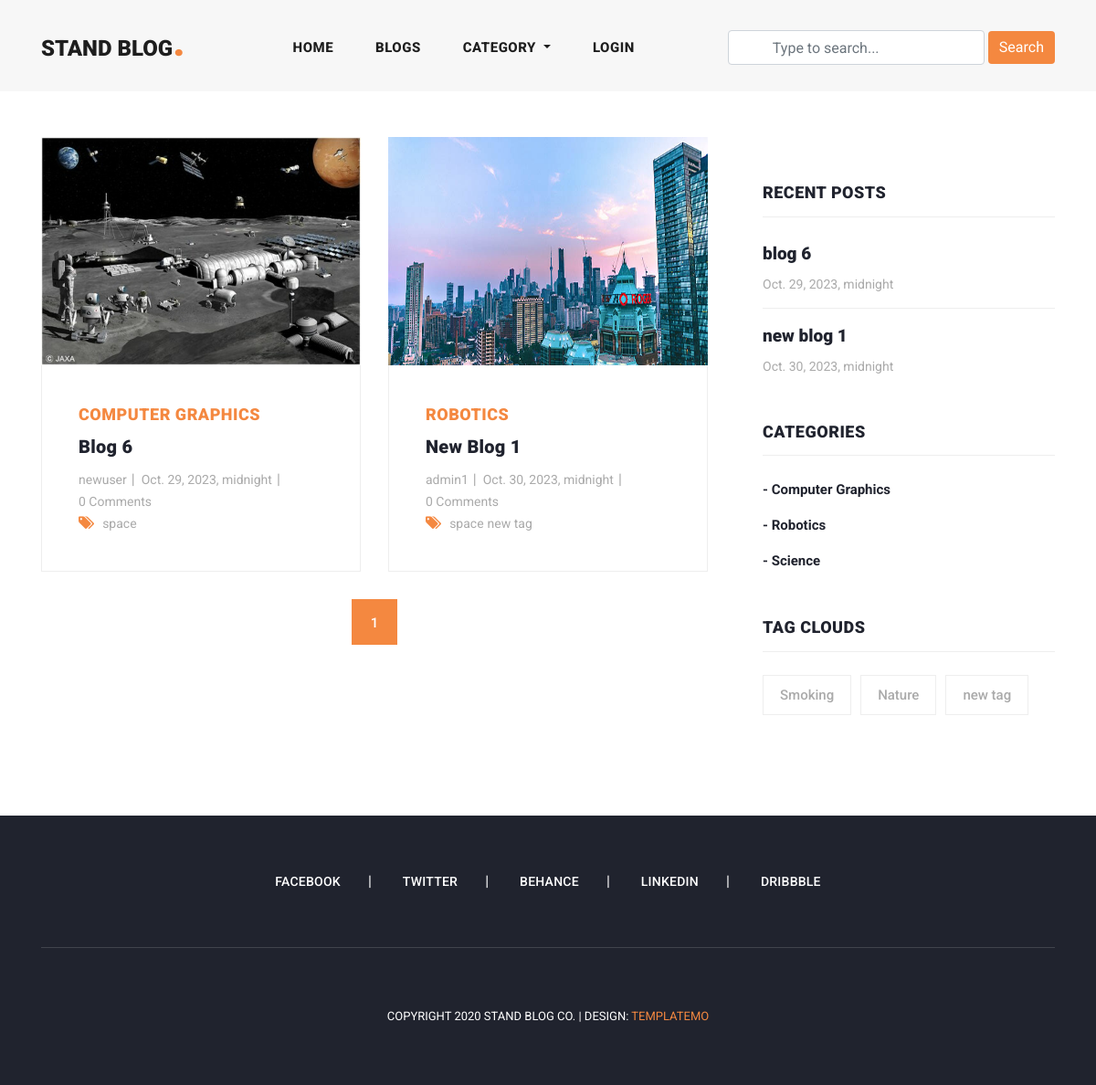
Before: /tag_blogs/space/ with the older database file.
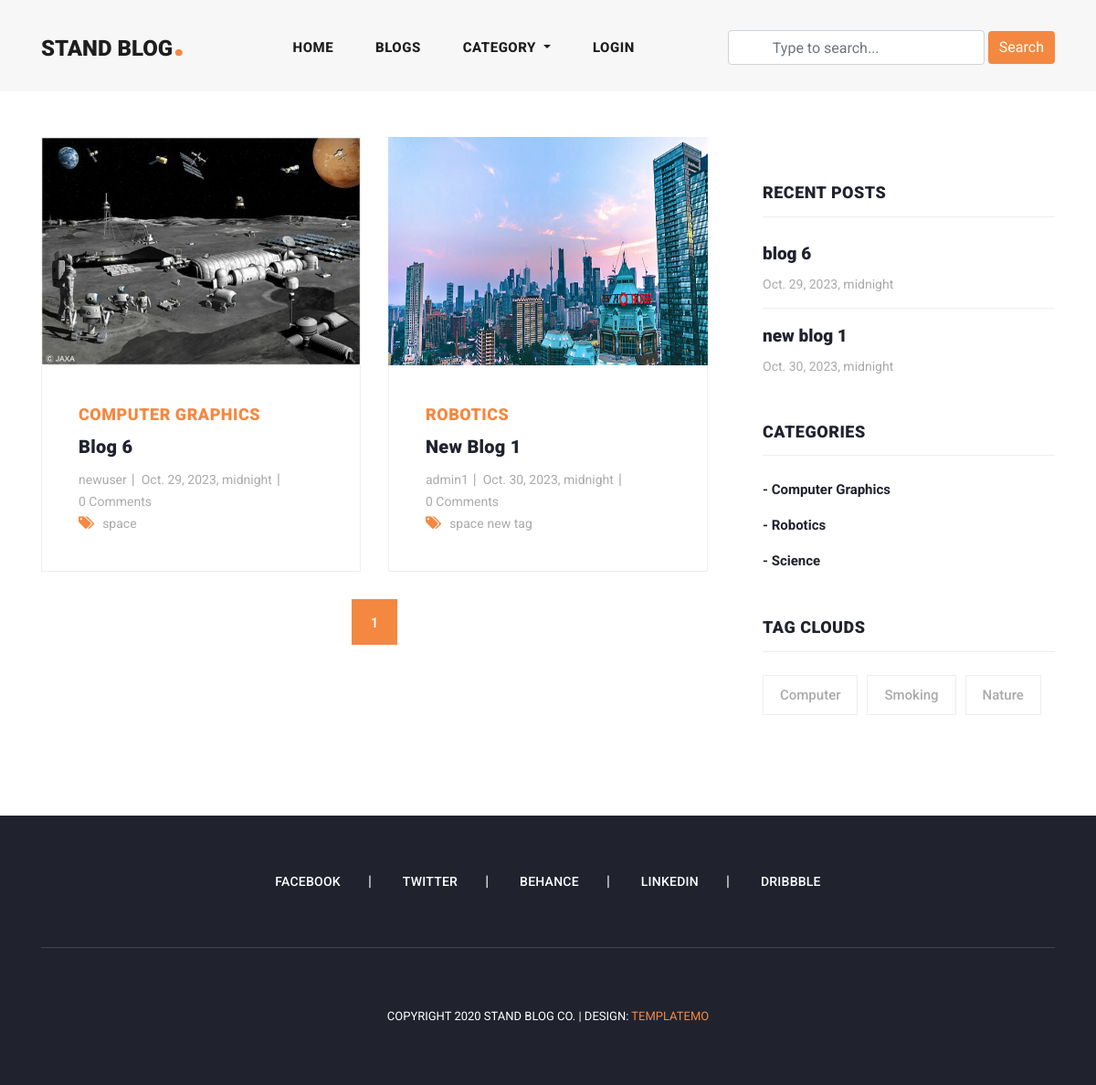
After: the same page with the newer database file.
### blog/models.py (models this page shows, shortened)
class Blog(models.Model):
    user = models.ForeignKey(User, related_name= 'user_blogs', on_delete=models.CASCADE)
    category = models.ForeignKey(Category, related_name= 'category_blogs', on_delete=models.CASCADE)
    tag = models.ManyToManyField(Tag, related_name= 'tag_blogs', blank=True)
    created_date = models.DateTimeField(auto_now_add=True)
    title = models.CharField(max_length=150)
    description = RichTextField()
    slug = models.SlugField(max_length=100, blank=True, null=True)
    banner = models.ImageField(upload_to="blog_banners")
    likes = models.ManyToManyField(User, related_name= 'user_likes', blank=True)

class Category(models.Model):
    class Meta:
        verbose_name_plural = 'categories'
        verbose_name = 'category'
        ordering = ['title']
    title = models.CharField(max_length=150, unique=True)
    slug = models.SlugField(blank=True, null=True)
    created_date = models.DateTimeField(auto_now_add=True)

class Tag(models.Model):
    title = models.CharField(max_length=150)
    slug = models.SlugField(blank=True, null=True)
    created_date = models.DateTimeField(auto_now_add=True)

### user_profile/models.py (models this page shows, shortened)
class User(AbstractUser):
    email = models.EmailField(max_length=150, unique=True, error_messages={'unique': "The email must be unique"})
    profile_image = models.ImageField(null = True, blank = True, upload_to = "profile_images")
    REQUIRED_FIELDS = ["email"]
    object = CustomUserManager()
    followers = models.ManyToManyField("Follow")  # returning string from Follow class to here

### blog/views.py (the view)
# urls.py: path('tag_blogs/<str:slug>/', tag_blogs, name='tag_blogs'),
def tag_blogs(request, slug):
    tag = get_object_or_404(Tag, slug=slug)
    queryset = tag.tag_blogs.all()              # related_name (i.e tag_blogs) of the Tag class in model.py
    all_blogs = Blog.objects.order_by('-created_date')
    tags = Tag.objects.order_by('-created_date')[:3]
    page = request.GET.get('page', 1)
    paginator = Paginator(queryset, 2)
    try:
        blogs = paginator.page(page)
    except EmptyPage:
        blogs = paginator.page(1)
    except PageNotAnInteger:
        blogs = paginator.page(1)
        return redirect('blogs')
    context = {
        "blogs": blogs,
        "tags": tags,
        "paginator": paginator,
        "all_blogs": all_blogs
    }
    return render(request, 'tag_blogs.html', context)

### blog/context_processors.py (called while the page is built)
def get_all_categories(request):
    categories = Category.objects.all()
    context = {
       "categories": categories
    }
    return context

### user_profile/context_processors.py (called while the page is built, shortened)
def user_notifications(request):
    context = {}
    return context

### template/tag_blogs.html (shortened to what this page needs)
{% extends 'base.html' %}
{% load static %}
{% block content %}
<section class="blog-posts grid-system">
  <div class="container">
    <div class="row">
      <div class="col-lg-8">
        <div class="all-blog-posts">
          <div class="row">
            {% for blog in blogs %}
            {% include "blog_card.html" %}
            {% endfor %}
            <div class="col-lg-12">
            {% include "pagination.html" %}
            </div>
          </div>
        </div>
      </div>
      {%include 'sidebar.html' %}
    </div>
  </div>
</section>
{% endblock %}

### template/blog_card.html
<div class="col-lg-6">
  <div class="blog-post">
    <div class="blog-thumb">
      <img src="{{blog.banner.url}}" alt="">
    </div>
    <div class="down-content">
      <span>{{blog.category.title}}</span>
      <a href="{% url 'blog_details' blog.slug %}">
        <h4>{{blog.title}}</h4>
      </a>
      <ul class="post-info">
        <li><a href="{% url 'view_user_info' blog.user.username %}">{{blog.user.username}}</a></li>
        <li><a href="javascript:void(0);">{{blog.created_date}}</a></li>
        <li><a href="javascript:void(0);">{{blog.blog_comment.all.count}} Comments</a></li>
      </ul>
      <div class="post-options">
        <div class="row">
          <div class="col-lg-12">
            <ul class="post-tags">
              <li><i class="fa fa-tags"></i></li>
              {% if blog.tag.all.count > 0 %}
              {% for tag in blog.tag.all %}
              <li><a href="#">{{tag.title}}</a></li>
              {% endfor %}
              {% else %}
              None
              {%endif%}
            </ul>
          </div>
        </div>
      </div>
    </div>
  </div>
</div>

### template/sidebar.html
<div class="col-lg-4">
    <div class="sidebar">
      <div class="row">
        <div class="col-lg-12">
          <div class="sidebar-item recent-posts">
            <div class="sidebar-heading">
              <h2>Recent Posts</h2>
            </div>
            <div class="content">
              <ul>
                {% for blog in blogs|slice:"3" %}
                <li><a href="{% url 'blog_details' blog.slug %}">
                  <h5>{{blog.title}}</h5>
                  <span>{{blog.created_date}}</span>
                </a></li>
                {% endfor %}
              </ul>
            </div>
          </div>
        </div>
        <div class="col-lg-12">
          <div class="sidebar-item categories">
            <div class="sidebar-heading">
              <h2>Categories</h2>
            </div>
            <div class="content">
              <ul>
                {% for category in categories %}
                <li><a href="{% url 'category_blogs' category.slug %}">- {{category.title}}</a></li>
                {% endfor %}
              </ul>
            </div>
          </div>
        </div>
        <div class="col-lg-12">
          <div class="sidebar-item tags">
            <div class="sidebar-heading">
              <h2>Tag Clouds</h2>
            </div>
            <div class="content">
              <ul>
                {% for tag in tags %}
                <li><a href="{% url 'tag_blogs' tag.slug %}">{{tag.title}}</a></li>
                {% endfor %}
              </ul>
            </div>
          </div>
        </div>
      </div>
    </div>
  </div>

Changed rows visible on the page:
no longer on one of the page's lists (row unchanged): Tag: title "new tag"
added Tag: title "Computer", shown under "TAG CLOUDS"
